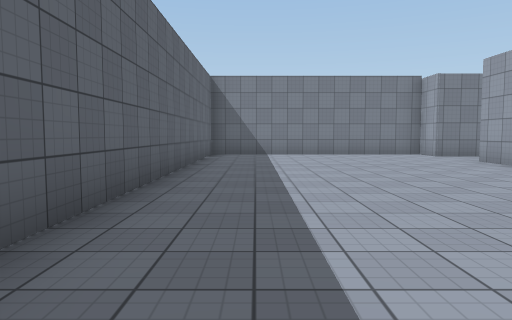
[1] (above)

22 first-person views from a walk through a scene from a Unity 3-D project. The camera is 1.3 m above the floor, tilts 4° down and sees 70° across. The floor is counted in squares, 2 m on a side. Each view is taken from the middle of a square. On the plan, view 1 faces up. The plan holds only what a view shows up to about 11 squares ahead; the rest is blank. The player character is not drawn. Surface patterns are stand-ins for the level's own textures.

[2]
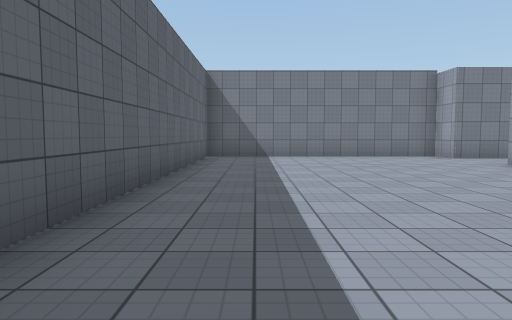

[3]
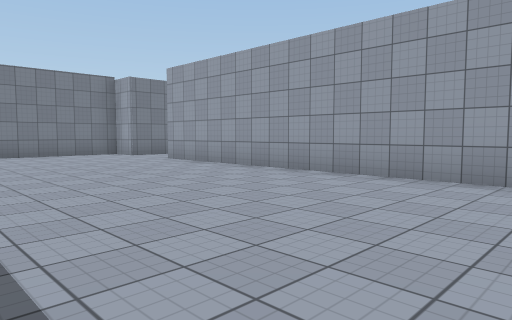

[4]
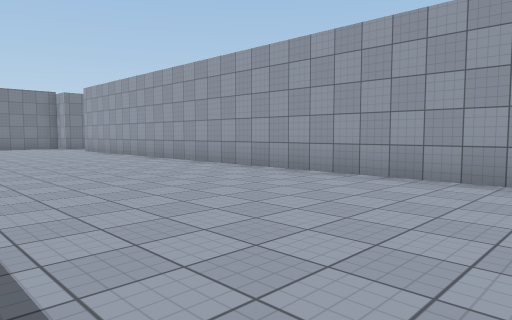

[5]
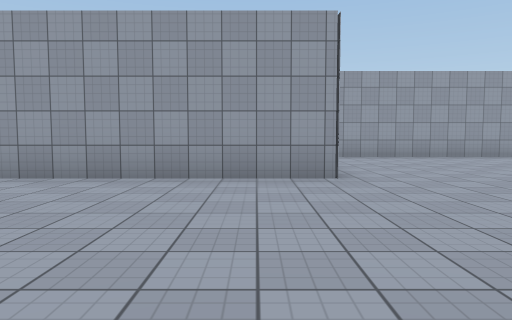

[6]
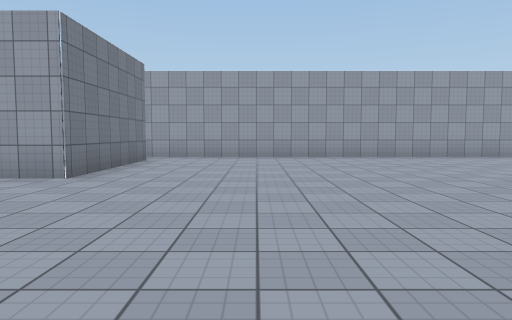

[7]
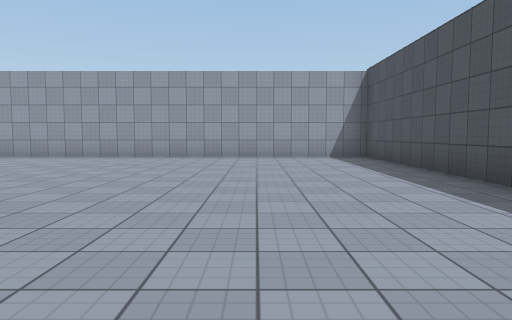

[8]
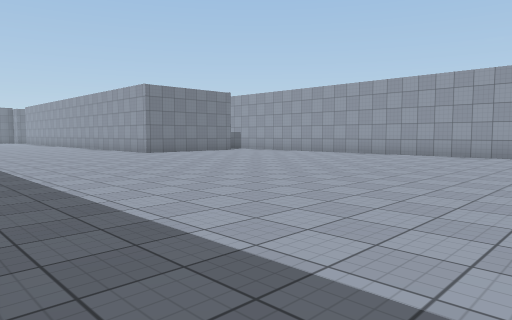

[9]
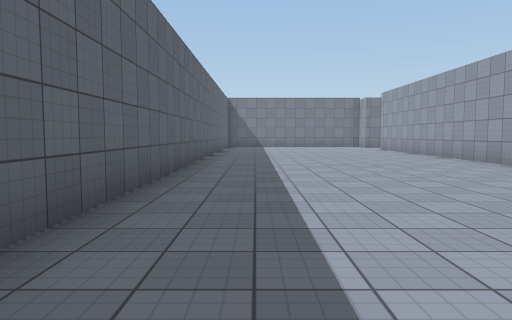

[10]
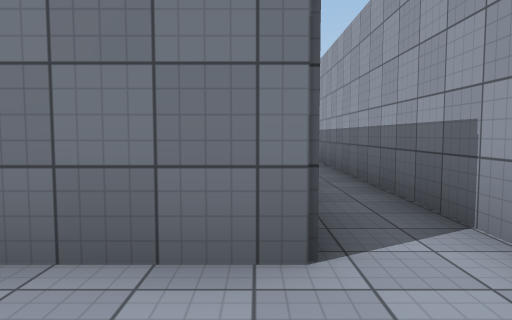

[11]
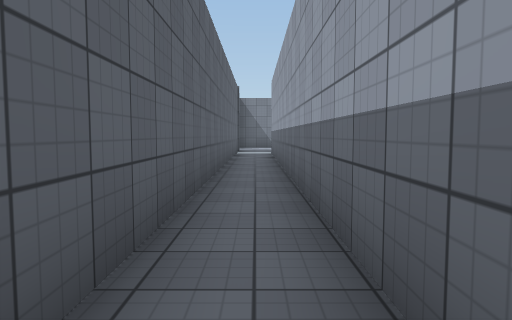

[12]
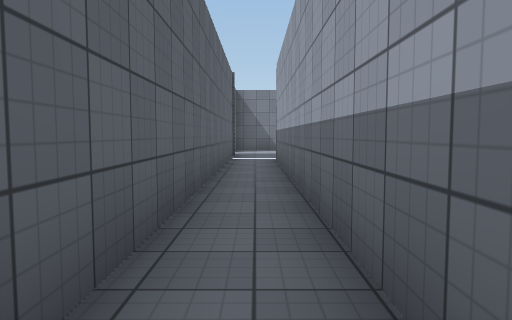

[13]
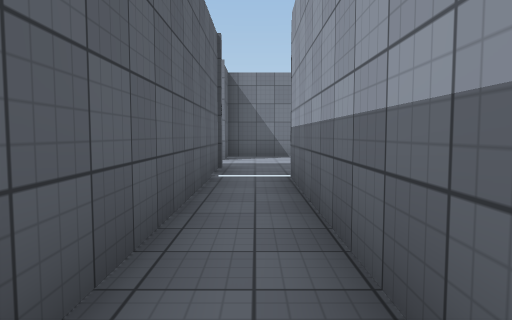

[14]
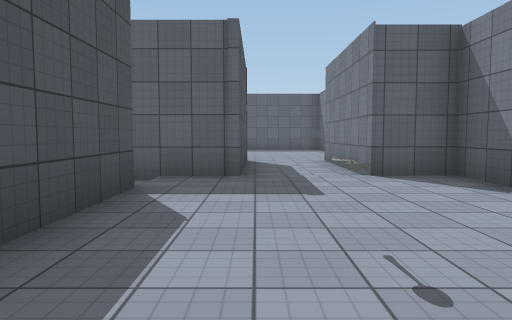

[15]
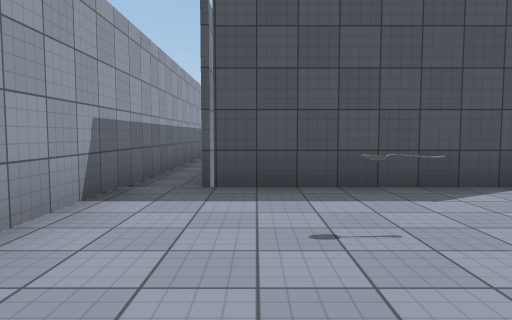

[16]
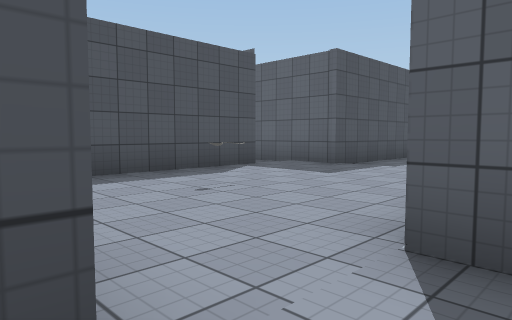

[17]
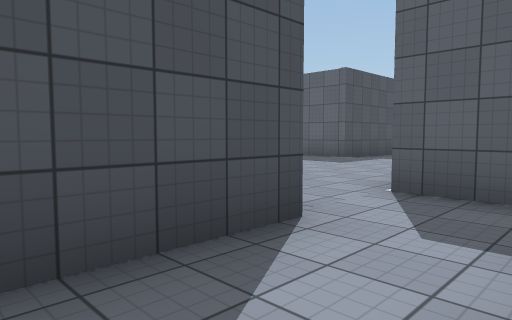

[18]
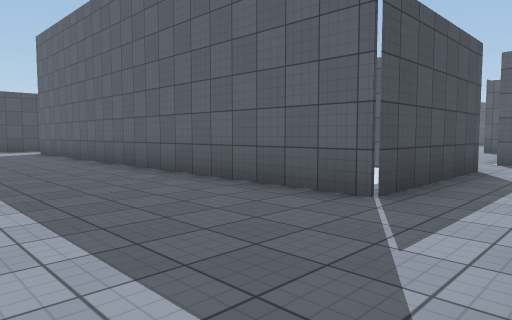

[19]
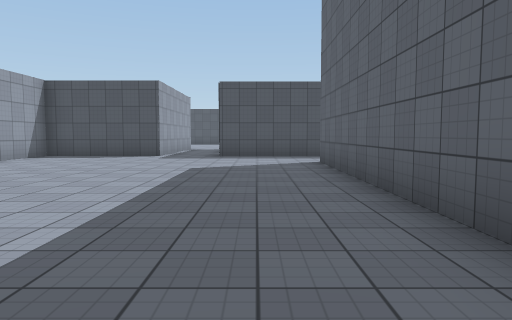

[20]
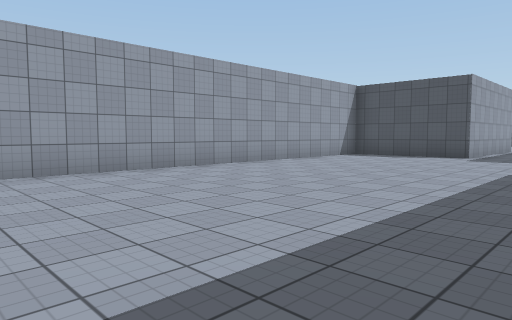

[21]
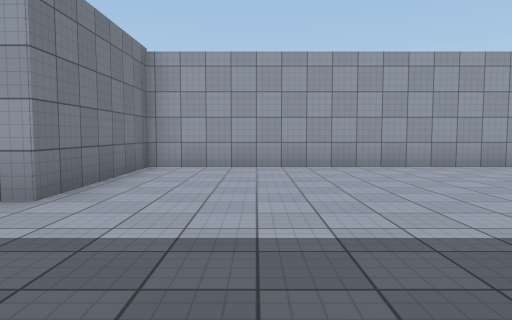

[22]
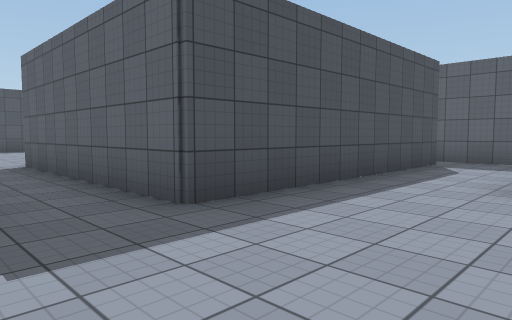

### Floor plan
Points are (right, up) in squares from view 1. A wall is a line through its corners. A room is listed if a view was taken in it or the views show most of it. See-through windows are left out.
Room 1 (views 1, 2, 3, 4, 5, 6, 7, 8, 9, 10)
walls: (9.4, -7.2) (5.4, -7.2) (5.4, 8.7); (8.9, -20.2) (10.5, -20.2) (10.5, -7.5); (5.4, 10.8) (5.4, 11.8) (-1.4, 11.8) (-1.4, -5)
ways out: opening at (6, 9.5) to room 2; opening at (10, -7) to room 2
Room 2 (views 11, 12, 13, 14, 15)
walls: (10.1, 12.2) (9.3, 12.2) (9.3, 10.8) (5.4, 10.8); (5.4, 8.7) (9.3, 8.7) (9.3, -4.1); (15.7, 0.9) (15.7, 9.6); (10.5, -7.5) (10.5, 7.5) (14.8, 7.5)
ways out: opening at (6, 9.5) to room 1; opening at (10, -7) to room 1; opening at (15, 13) to room 3
objects: other object (13, 10)
Room 3 (views 16, 17, 18, 19, 20, 21, 22)
walls: (23.9, -3.8) (23.9, -2) (27.3, -2) (27.3, 12.2) (23.5, 12.2); (14.7, -0.6) (14.7, -2.2); (15.6, -1.8) (22.1, -1.8) (22.1, -7.5); (15.6, 12.2) (19.5, 12.2) (19.5, 0.4); (14, 13.4) (14, 12.1)
ways out: opening at (15, 13) to room 2

Where each view was taken, in squares from view 1:
view 1: 0 up, 0 right, facing up
view 2: 1 up, 0 right, facing up
view 3: 0 up, 0 right, facing up-right
view 4: 6 down, 0 right, facing up-right
view 5: 6 down, 0 right, facing right
view 6: 10 down, 0 right, facing right
view 7: 17 down, 0 right, facing right
view 8: 19 down, 1 left, facing up-right
view 9: 7 down, 0 right, facing up
view 10: 9 down, 9 right, facing up
view 11: 5 down, 10 right, facing up
view 12: 2 down, 10 right, facing up
view 13: 2 up, 10 right, facing up
view 14: 9 up, 15 right, facing left
view 15: 12 up, 14 right, facing down
view 16: 13 up, 16 right, facing down-left
view 17: 14 up, 18 right, facing down-left
view 18: 14 up, 23 right, facing down-left
view 19: 9 up, 21 right, facing down
view 20: 9 up, 21 right, facing down-right
view 21: 10 up, 20 right, facing right
view 22: 1 up, 24 right, facing down-left
